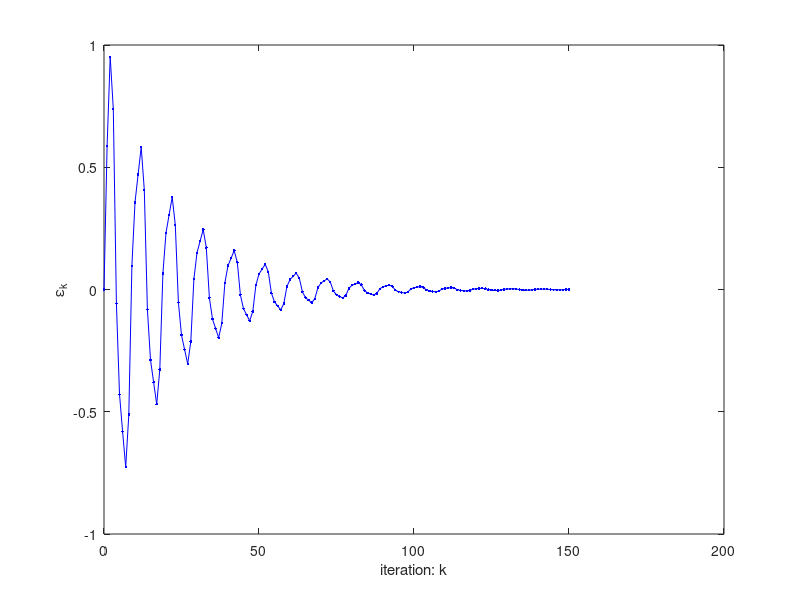

Recreate this plot in MATLAB.
clc
clear
close all
%% exercise 6.9
N = 150; %150 iterations
k = 0:N;
x = sin(k*pi/5);
wk = [0;0];
Epsilon = [];
for i = 0:N
    if i==0
        tmp1 = 0; tmp2 = 0;
    end
    if i==1
        tmp1 = x(1); tmp2 = 0;
    end
    if i>=2
        tmp1 = x(i); tmp2 = x(i-1);
    end
    epsilon = x(i+1)-[tmp1,tmp2]*wk;
    Epsilon = [Epsilon, epsilon];
    if i<20
        display(['epsilon ',num2str(i),' = ',num2str(epsilon)]);
    end
    wk = wk+0.4*epsilon*[tmp1;tmp2];
end
plot(k,Epsilon,'b.-');
xlabel('iteration: k'); ylabel('\epsilon_k');
    